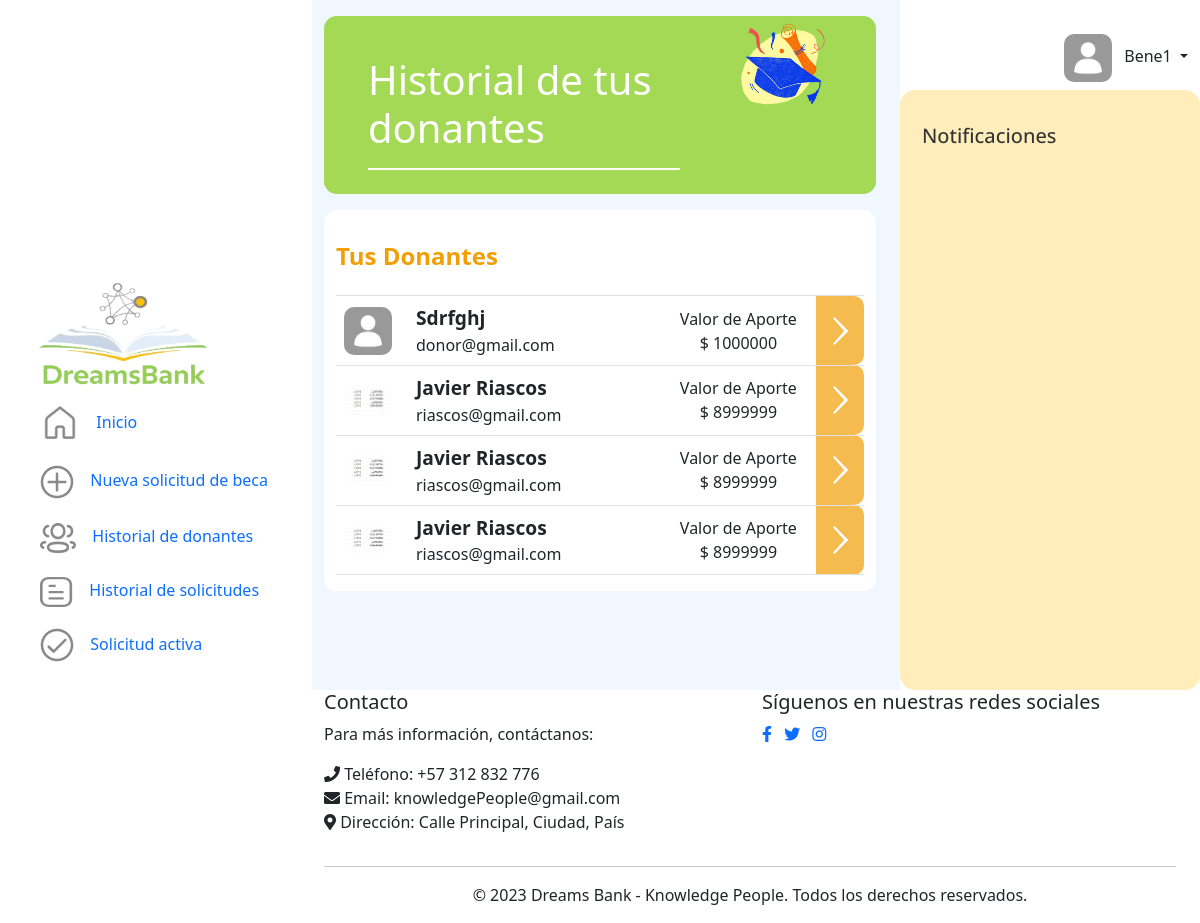
Screenshot of /scholarships/lookdonors/ (signed in) with the database file from the repository.
### scholarships/models.py (models this page shows)
class Transaction(models.Model):
    date_transaction = models.DateTimeField(auto_now_add=True)
    amount = models.IntegerField()
    payment = models.CharField(max_length=120)
    optionspay = (('PSE','PSE'),
                              ('Cards','Card'),
                                   ('PayPal','PayPal'))
    type_pay = models.CharField(max_length=200,choices=optionspay,null=False)
    donor_user = models.ForeignKey(User, on_delete=models.CASCADE,null=True, blank=True, related_name="donator")
    scolarship_donation = models.ForeignKey(Scholarship, on_delete=models.CASCADE, null=True, blank=True, related_name='donations')
    institution_donation = models.ForeignKey(Institution, on_delete=models.CASCADE, null=True, blank=True, related_name='donations')

### users/models.py (models this page shows, shortened)
class User(AbstractBaseUser, PermissionsMixin):
    username=None
    BENEFICIARY=1
    NATURALDONOR=2
    LEGALDONOR=3
    INSTITUTION=4
    ADMIN=5
    ROLE_CHOICE=(
          (BENEFICIARY, 'Beneficiario'),
          (NATURALDONOR,'Donante natural'),
          (LEGALDONOR,'Donante juridico'),
          (INSTITUTION,'Institución'),
          (ADMIN,'Admin'),
    )
    TI=1
    CC=2
    CE=3
    NIT=4
    IDTYPE_CHOICE= ((TI,'Tarjeta de Identidad'),
                (CC,'Cédula de Ciudadanía'),
                ( CE,'Cédula extranjera'),
                (NIT,'NIT'))
    email = models.EmailField(_("email address"), unique=True)
    name=models.CharField(max_length=100,null=False)
    profilePicture= models.ImageField(upload_to="users",null=True, blank=True)
    idType = models.PositiveSmallIntegerField(choices=IDTYPE_CHOICE,null=False)
    numID = models.CharField(max_length=10,null=False)
    role=models.PositiveSmallIntegerField(choices=ROLE_CHOICE,null=False)
    date_joined = models.DateTimeField(auto_now_add=True)
    last_login= models.DateTimeField(auto_now_add=True)
    created_date = models.DateTimeField(auto_now_add=True)
    modified_date = models.DateTimeField(auto_now_add=True)
    contact = models.CharField(max_length=15)
    notifications = models.ManyToManyField(Notification)
    is_staff = models.BooleanField(default=False)
    is_active = models.BooleanField(default=True)
    is_admin = models.BooleanField(default=False)
    is_superadmin = models.BooleanField(default=False)
    is_superuser = models.BooleanField(default=False)
    date_joined = models.DateTimeField(default=timezone.now)
    USERNAME_FIELD = "email"
    REQUIRED_FIELDS = ['name', 'idType', 'numID', 'role']
    objects = UserManager()

### scholarships/views.py (the view)
# urls.py: path("lookdonors/", views.LookDonors.as_view(), name='look_donors'),
class LookDonors(ListView):
    def get(self, request):
        id_ben = request.user.id
        donations = Transaction.objects.filter(scolarship_donation__id_user=id_ben)
        user = User.objects.get(id=id_ben)
        notifications = user.notifications.all()
        for notification in notifications:
            notification.is_read = True
            notification.save()
        data = {'donations':donations}
        return render(request, 'lookdonors.html',data)

### scholarships/templates/lookdonors.html (shortened to what this page needs)
{% extends 'base.html' %} {% load static %}
  {% block content %}
  <link href="https://cdn.jsdelivr.net/npm/bootstrap@5.3.0-alpha3/dist/css/bootstrap.min.css" rel="stylesheet"
 />
  <link rel="stylesheet" href="https://cdnjs.cloudflare.com/ajax/libs/font-awesome/5.15.3/css/all.min.css">
  <link href="{% static '/lookbeneficiaries.css' %}" rel="stylesheet" />
</head>
<body>
  <div class="container-fluid ">
    <div class="row mb-3 flex-sm-row" style="background-color: #A4D955; border-radius: 0.8rem;">
      <div class="col-md-8 mt-2 mb-2">
        <br />
        <h1 id="titulo" class="mt-2" style="color: white; margin-left: 2rem;">Historial de tus donantes</h1>
        <hr id="line" class="w-80 " style="height: 0.15rem;
        opacity: 100%;
        border: 0.094rem solid #ffffff;
        background-color: #ffffff; margin-left: 2rem;" />
      </div>
      <div class="col-md-4">
        <img src="../../media/icons/HigherEducation.png" alt="No Encontrada" class="img-fluid d-none d-md-block"
          id="graduatedImg" />
      </div>
    </div>
    <div class="row " style="background-color: white; margin-top:1rem; border-radius: 0.8rem;">
      <div class="col-lg-8 d-flex">
        <h4 style="color: #F29F05; font-weight: bolder; margin-top: 2rem;">Tus Donantes</h4>
      </div>
      <div class="table-responsive">
        <table class="table">
          <thead>
            <tr>
              <th></th>
              <th></th>
              <th></th>
              <th></th>
              <th style="width: 2rem"></th>
            </tr>
          </thead>
          <tbody>
            {% if donations %}
            {% for x in donations %}
            <tr class="mt-3 align-middle">
              <td class="align-middle" style="border-top-left-radius: 10px; border-bottom-left-radius: 10px;">
                {% if x.donor_user_profilePicture != "" %}
                <img src="/media/{{ x.donor_user.profilePicture }}" class="img-fluid" alt="noimage"
                  style="max-width: 3rem; max-height: 3rem; border-radius: 10px; margin-right: 0.5rem;">
                {% else %}
                <img src="/media/users/profile_default.png" class="img-fluid" alt="noimage"
                  style="max-width: 3rem; max-height: 3rem; border-radius: 10px; margin-right: 0.5rem;">
                {% endif %}
              </td>
              <td>
                <div class="row">
                  <div class="col-12" style="font-weight: bolder; font-size: larger;">{{ x.donor_user.name|capfirst }}
                  </div>
                  <div class="col-12">{{ x.donor_user.email }}</div>
                </div>
              </td>
              <td>
              </td>
              <td>
                <div class="row my-auto">
                  <div class="col-12 text-center">Valor de Aporte</div>
                  <div class="col-12 text-center">$ {{ x.amount }}</div>
                </div>
              </td>
              <td
                style="background-color: rgba(242, 159, 5, 0.7); border-top-right-radius: 10px; border-bottom-right-radius: 10px;"
                class="align-middle">
                <div class="d-flex align-items-center justify-content-center">
                  <button type="submit" class="btn btn-link p-0" style=" border: none;" name="viewBeneficiaryDetails"
                    data-scholarship-id="{{ x.id_user.name }}">
                    <a href="{% url 'scholarships:showdetailsbeneficiary' id=x.id %}">
                      <img src="/media/images/Forward.png" class="img-fluid" alt="noimage"
                        style="max-width: 3rem; max-height: 3rem;">
                    </a>
                  </button>
                </div>
              </td>
            </tr>
            {% endfor %}
            {% endif %}
          </tbody>
        </table>
      </div>
    </div>
  </div>
  {% endblock %}

### scholarships/templates/base.html (shortened to what this page needs)
{% load static %}
<!DOCTYPE html>
<html lang="en">
<head>
  <link href="{% static '_base_menu.css' %}" rel="stylesheet" />
  <link href="https://cdn.jsdelivr.net/npm/bootstrap@5.3.0-alpha3/dist/css/bootstrap.min.css" rel="stylesheet"
 />
</head>
<body>
  <div class="container-fluid" id="containerinit">
    <div class="row  justify-content-between">
      <div class=col-md-3 id=left-bar>
        <nav class="navbar navbar-expand-lg col-md-3 sticky-md-top h-100 position-fixed" id="leftspace"
          style="height: 100%">
          <div class="container-fluid" id="leftbar">
            <div class="collapse navbar-collapse" id="navbarSupportedContent">
               <ul class="nav flex-column">
                <div id="logo-leftbar">
                  <a class="d-flex align-items-center" href="#"><img src="../../media/icons/logoInicio.png" width="194" height="140" ></a>
                </div>
            <li class="nav-item">
            <a href="{% url 'scholarships:showmenu' %}" class="nav-link">
              <img src="../../../../media/images/Home.png" alt="Icono Inicio" class="img-fluid" id="icon" />
                      &nbsp;Inicio
            </a>
            </li>
            <li class="nav-item">
              {% if user.role == user.BENEFICIARY %}
              <a href="../newapplication/" class="nav-link">
                <img src="../../../../media/images/IconPlus.png" alt="Icono nueva solicitud" class="img-fluid"
                id="icon" />
               &nbsp;Nueva solicitud de beca
              </a>
              {% endif %}
              </li>
              <li class="nav-item">
                {% if user.role == user.BENEFICIARY %}
                <a href="{% url 'scholarships:look_donors' %}" class="nav-link">
                  <img src="../../../../media/images/DonorUser.png" alt="Icono historial donantes" class="img-fluid"
                        id="icon" />
                    &nbsp;Historial de donantes
                </a>
                {% endif %}
                </li>
                <li class="nav-item">
                  {% if user.role == user.BENEFICIARY %}
                  <a href="{% url 'scholarships:lookapplication' %}" class="nav-link">
                    <img src="../../../../media/images/RequestHistory.png" alt="Icono historial donantes" class="img-fluid"
                          id="icon" />
                      &nbsp;Historial de solicitudes
                  </a>
                  {% endif %}
                  </li>
                  <li class="nav-item">
                    {% if user.role == user.BENEFICIARY %}
                    <a href="{% url 'scholarships:soli_Activa' %}" class="nav-link">
                      <img src="../../../../media/images/IconActive.png" alt="Icono historial donantes" class="img-fluid"
                            id="icon" />
                        &nbsp;Solicitud activa
                    </a>
                    {% endif %}
                  </li>
                </ul>
            </div>
          </div>
        </nav>
      </div>
      <div class="col-12 col-md-6 col" id="ok">
        <div class="container mt-3" id="x2">
          {% block content %}{% endblock %}
        </div>
      </div>
      <div class="col-md-3" id="rightbar">
        <div class="row justify-content-end" id="profile">
          <div class="col-auto">
            <button class="navbar-toggler" type="button" data-bs-toggle="collapse" data-bs-target="#navbarNav"
              aria-controls="navbarNav" aria-expanded="false" aria-label="Toggle navigation">
              <span class="navbar-toggler-icon"></span>
            </button>
            <ul class="navbar-nav ml-auto">
              <li class="nav-item dropdown">
                <a class="nav-link dropdown-toggle" href="#" id="profileDropdown" role="button"
                  data-bs-toggle="dropdown" aria-expanded="false">
                  {% if user.profilePicture != "" %}
                  <img src="/media/{{ user.profilePicture }}" class="img-fluid" alt="noimage"
                    style="max-width: 3rem; max-height: 3rem; border-radius: 10px; margin-right: 0.5rem;">
                  {% else %}
                  <img src="/media/users/profile_default.png" class="img-fluid" alt="noimage"
                    style="max-width: 3rem; max-height: 3rem; border-radius: 10px; margin-right: 0.5rem;">
                  {% endif %}
                  {{ user.name|capfirst }}
                </a>
              </li>
            </ul>
          </div>
        </div>
        <div class="row d-flex flex-column" id="notif">
          <h4 class="mt-4">Notificaciones</h4>
        </div>
        </div>
      </div>
      <div class="row">
        <div class="col-md-3"></div>
        <div class="col-md-9">
          <footer class="footer" style="background-color: #ffff;" id="foote">
            <div class="container">
              <div class="row">
                <div class="col-md-6">
                  <h5> Contacto</h5>
                  <p>Para más información, contáctanos:</p>
                  <ul class="list-unstyled">
                    <li><i class="fas fa-phone"></i> Teléfono: +57 312 832 776</li>
                    <li><i class="fas fa-envelope"></i> Email: knowledgePeople@gmail.com</li>
                    <li><i class="fas fa-map-marker-alt"></i> Dirección: Calle Principal, Ciudad, País</li>
                  </ul>
                </div>
                <div class="col-md-6">
                  <h5>Síguenos en nuestras redes sociales</h5>
                  <ul class="list-inline social-icons">
                    <li class="list-inline-item"><a href="#"><i class="fab fa-facebook-f"></i></a></li>
                    <li class="list-inline-item"><a href="#"><i class="fab fa-twitter"></i></a></li>
                    <li class="list-inline-item"><a href="#"><i class="fab fa-instagram"></i></a></li>
                  </ul>
                </div>
              </div>
              <hr>
              <div class="row">
                <div class="col-md-12 text-center">
                  <p>&copy; 2023 Dreams Bank - Knowledge People. Todos los derechos reservados.</p>
                </div>
              </div>
            </div>
          </footer>
        </div>
      </div>
    </div>
</body>
</html>

### static/css/_base_menu.css (style rules this page uses)
body { background-color: #F0F7FF; }
#leftspace, #leftbar, #navbarSupportedContent { background-color: white; opacity: 100%; }
#leftbar { padding-right: 2%; }
.nav-link { color:#8A8A8A; }
#notif { height: calc(100vh - 200px); overflow-y: auto; background-color:black; }
#notif h4 { font-family: 'Open Sans'; font-style: bold; font-size: 1.25rem; color: #333333; margin-top: 9%; }
#leftspace { background-color: #fff; opacity: 100%; }
#ok,#x2,#new { background-color: #F0F7FF; }
#x2 { margin-right:10px; }
#profile { background-color: #fff; }
#notif { background: rgba(255, 218, 109, 0.46); border-radius: 15px; padding: 10px; }

### rows the page displays
Transaction: donor_user.profilePicture (placeholder picture), donor_user.name "Sdrfghj", donor_user.email "donor@gmail.com", amount "1000000"
Transaction: donor_user.profilePicture (picture), donor_user.name "Javier Riascos", donor_user.email "riascos@gmail.com", amount "8999999"
Transaction: donor_user.profilePicture (picture), donor_user.name "Javier Riascos", donor_user.email "riascos@gmail.com", amount "8999999"
Transaction: donor_user.profilePicture (picture), donor_user.name "Javier Riascos", donor_user.email "riascos@gmail.com", amount "8999999"
User: profilePicture (placeholder picture), name "Bene1"
